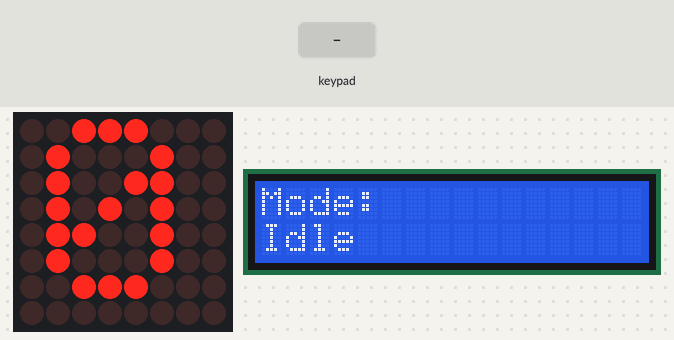
Simulated run of this sketch. Board: ESP32. On the bench: 8×8 LED matrix, 16×2 character LCD. Inputs (shaded band) come from the test bench. WiFi joins after 1.5 s; servers stay silent unless stated; random numbers use the default seed unless the sketch sets one; no MQTT or app messages arrive unless stated; what the sketch prints to the serial monitor is not drawn.

Above: at 1.3 s.
1.4 s: key 'D' pressed
At 1.8 s:
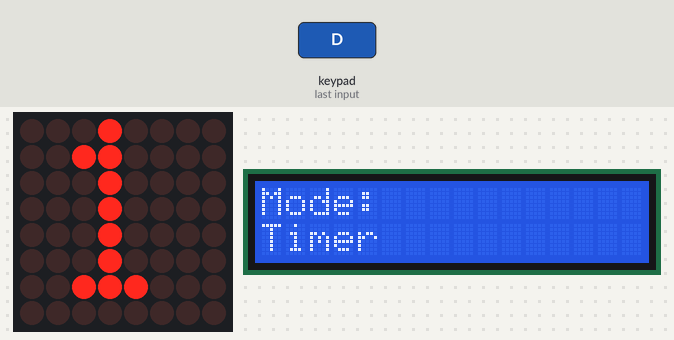
4.4 s: keypad keys 8 8 8 8 8 8 8 8 A pressed 0.4 s apart
At 9.0 s:
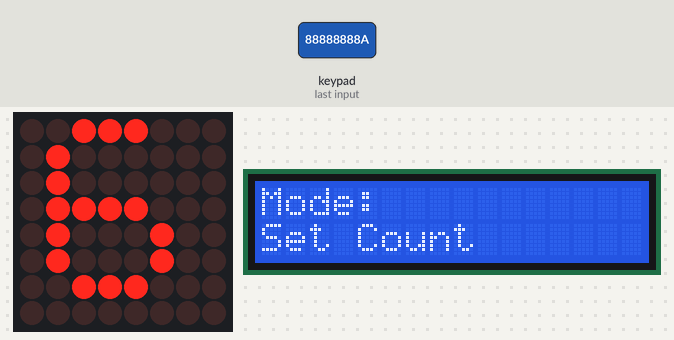
9.5 s: key 'B' pressed
At 10.2 s:
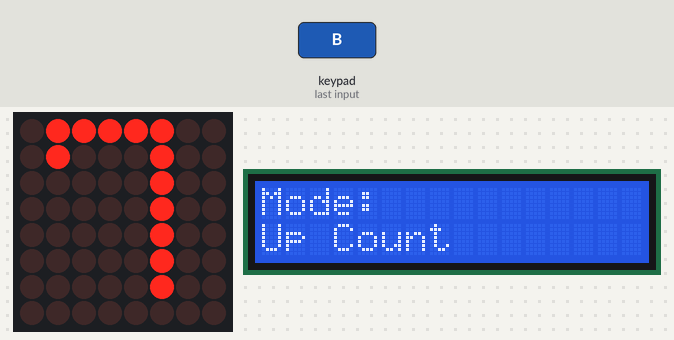
11.0 s: key 'C' pressed
At 11.6 s:
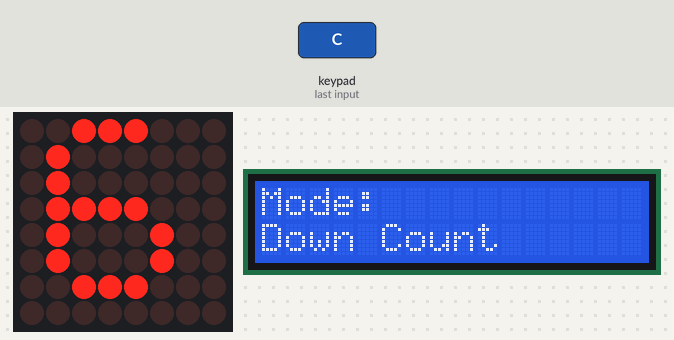
12.5 s: keypad keys 8 8 8 8 8 8 8 8 # pressed 0.4 s apart
At 13.5 s:
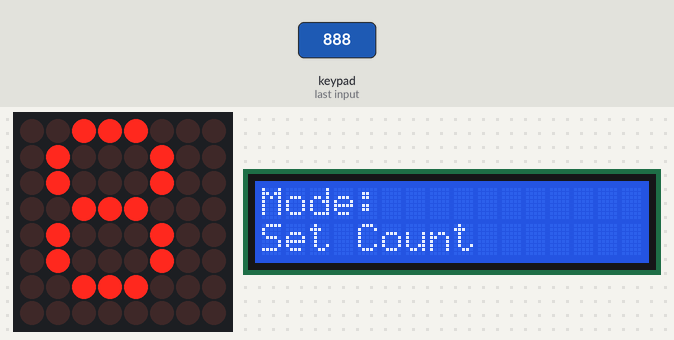
Timing chart, 0 to 15.5 s (numbered marks = the images above; inputs shaded):
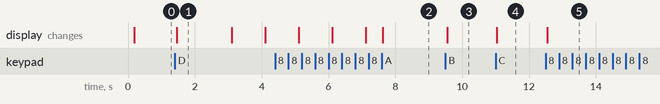

The sketch:

netrworksarduino1.ino
```cpp
#include <WiFi.h>
#include <PubSubClient.h>
#include <MD_Parola.h>
#include <MD_MAX72XX.h>
#include <SPI.h>
#include <Keypad.h>
#include <LiquidCrystal_I2C.h>
#include <ArduinoJson.h>

// Function declarations
void updateLCD(const char* msg);
void updateMatrix(int value);
void setup_wifi();
void mqtt_reconnect();
void callback(char* topic, byte* payload, unsigned int length);
void processCommand(char cmd);
void publishStatus();

// WiFi and MQTT settings
const char* ssid = "iPhone";  // Replace with your WiFi name
const char* password = "88888888";  // Replace with your WiFi password
const char* mqtt_server = "broker.hivemq.com";
const int mqtt_port = 1883;  // Raw MQTT port (not WebSocket)
const char* mqtt_client_id = "ESP32Client";

// MQTT Topics
const char* MQTT_TOPIC_COMMAND = "led/mode";
const char* MQTT_TOPIC_STATUS = "ledmatrix/status";

// Timing constants
const unsigned long WIFI_CHECK_INTERVAL = 2000;    // Check WiFi every 2 seconds
const unsigned long MQTT_CHECK_INTERVAL = 1000;    // Check MQTT every 1 second
const unsigned long STATUS_UPDATE_INTERVAL = 1000; // Send status every 1 second
const unsigned long COMMAND_TIMEOUT = 200;         // 200ms command debounce
const unsigned long WIFI_TIMEOUT = 20000;         // 20 second WiFi timeout
const unsigned long MQTT_TIMEOUT = 10000;         // 10 second MQTT timeout

// Global timing variables
unsigned long lastStatusUpdate = 0;
unsigned long lastWiFiCheck = 0;
unsigned long lastMQTTCheck = 0;
unsigned long lastCommandTime = 0;
String lastCommandId = "";

// Network clients
WiFiClient espClient;
PubSubClient client(espClient);

// LED Matrix configuration
#define HARDWARE_TYPE MD_MAX72XX::FC16_HW
#define MAX_DEVICES 1
#define CLK_PIN   18
#define DATA_PIN  23
#define CS_PIN    5
MD_Parola matrix = MD_Parola(HARDWARE_TYPE, DATA_PIN, CLK_PIN, CS_PIN, MAX_DEVICES);

// LCD configuration
LiquidCrystal_I2C lcd(0x27, 16, 2);

// Keypad configuration
char keys[4][4] = {
    {'1', '2', '3', 'A'},
    {'4', '5', '6', 'B'},
    {'7', '8', '9', 'C'},
    {'*', '0', '#', 'D'}
};
byte rowPins[4] = {13, 12, 14, 27};
byte colPins[4] = {26, 25, 33, 32};
Keypad keypad = Keypad(makeKeymap(keys), rowPins, colPins, 4, 4);

// Mode enumeration and state variables
enum Mode {MODE_IDLE, MODE_SET, MODE_UP, MODE_DOWN, MODE_TIMER};
Mode currentMode = MODE_IDLE;
int currentDigit = 0;
bool waitingForSetDigit = false;
unsigned long lastUpdate = 0;
bool stateChanged = false;

// Function to update LCD display
void updateLCD(const char* msg) {
    lcd.clear();
    lcd.setCursor(0, 0);
    lcd.print("Mode:");
    lcd.setCursor(0, 1);
    lcd.print(msg);
}

// Function to update LED Matrix
void updateMatrix(int value) {
    matrix.displayClear();
    matrix.print(value);
    matrix.displayAnimate();
}

// Non-blocking WiFi connection
void setup_wifi() {
    static unsigned long lastAttempt = 0;
    static bool connecting = false;
    static int retryCount = 0;

    // If we're connected, periodically verify the connection is still good
    if (WiFi.status() == WL_CONNECTED) {
        if (millis() - lastAttempt >= WIFI_CHECK_INTERVAL) {
            lastAttempt = millis();
            Serial.print("WiFi still connected. IP: ");
            Serial.print(WiFi.localIP());
            Serial.print(" RSSI: ");
            Serial.println(WiFi.RSSI());
        }
        return;
    }

    // Not connected, attempt to connect
    if (!connecting) {
        Serial.println("\n=== Starting WiFi connection ===");
        Serial.print("Connecting to: ");
        Serial.println(ssid);

        WiFi.disconnect(true);  // Disconnect and clear saved credentials
        delay(1000);
        WiFi.mode(WIFI_STA);    // Set station mode
        delay(100);
        WiFi.begin(ssid, password);
        connecting = true;
        lastAttempt = millis();
        retryCount = 0;
        return;
    }

    // Check connection progress
    if (millis() - lastAttempt >= 500) {  // Check every 500ms
        lastAttempt = millis();

        switch (WiFi.status()) {
            case WL_CONNECTED:
                Serial.println("\n=== WiFi Connected Successfully ===");
                Serial.print("IP address: ");
                Serial.println(WiFi.localIP());
                Serial.print("Signal strength (RSSI): ");
                Serial.print(WiFi.RSSI());
                Serial.println(" dBm");
                connecting = false;
                retryCount = 0;
                break;

            case WL_CONNECT_FAILED:
                Serial.println("Connection failed! Please check credentials.");
                connecting = false;
                break;

            case WL_NO_SSID_AVAIL:
                Serial.println("Network not found! Please check SSID.");
                connecting = false;
                break;

            default:
                if (millis() - lastAttempt > WIFI_TIMEOUT) {
                    Serial.println("\nWiFi connection timeout!");
                    Serial.print("Retry count: ");
                    Serial.println(++retryCount);

                    if (retryCount >= 3) {
                        Serial.println("Multiple failures. Resetting WiFi...");
                        WiFi.disconnect(true);  // Disconnect and clear saved credentials
                        delay(1000);
                        ESP.restart();  // Restart the ESP32
                        return;
                    }

                    connecting = false;
                } else {
                    Serial.print(".");  // Show connection progress
                }
                break;
        }
    }
}

// Non-blocking MQTT reconnection
void mqtt_reconnect() {
    if (client.connected()) {
        static unsigned long lastPing = 0;
        if (millis() - lastPing >= 30000) {  // Ping every 30 seconds
            lastPing = millis();
            if (!client.publish(MQTT_TOPIC_STATUS, "ping", false)) {
                Serial.println("MQTT ping failed!");
                client.disconnect();
            }
        }
        return;
    }

    static unsigned long lastAttempt = 0;
    static int retryCount = 0;

    if (millis() - lastAttempt < MQTT_CHECK_INTERVAL) return;

    lastAttempt = millis();
    Serial.println("\n=== Attempting MQTT connection ===");
    Serial.print("Server: ");
    Serial.print(mqtt_server);
    Serial.print(":");
    Serial.println(mqtt_port);

    // Generate a unique client ID
    String clientId = "ESP32Client-";
    clientId += String(random(0xffff), HEX);

    if (client.connect(clientId.c_str())) {
        Serial.println("MQTT connected successfully");
        Serial.print("Client ID: ");
        Serial.println(clientId);

        // Subscribe to command topic with QoS 1
        if (client.subscribe(MQTT_TOPIC_COMMAND, 1)) {
            Serial.println("Subscribed to led/mode");
        } else {
            Serial.println("Failed to subscribe!");
        }

        // Publish initial status
        publishStatus();
        retryCount = 0;
    } else {
        Serial.print("MQTT connection failed, rc=");
        Serial.print(client.state());
        Serial.print(" try=");
        Serial.println(++retryCount);

        if (retryCount >= 5) {
            Serial.println("Too many MQTT failures, restarting...");
            ESP.restart();
        }
    }
}

// Process incoming commands
void processCommand(char cmd) {
    // Debounce commands
    unsigned long currentTime = millis();
    if (currentTime - lastCommandTime < COMMAND_TIMEOUT) {
        Serial.println("Command debounced");
        return;
    }
    lastCommandTime = currentTime;

    Serial.print("Processing command: ");
    Serial.println(cmd);

    switch (cmd) {
        case 'A':
            currentMode = MODE_SET;
            waitingForSetDigit = true;
            updateLCD("Set Count");
            break;
        case 'B':
            currentMode = MODE_UP;
            currentDigit = (currentDigit + 1) % 10;
            updateMatrix(currentDigit);
            updateLCD("Up Count");
            break;
        case 'C':
            currentMode = MODE_DOWN;
            if (currentDigit == 0) {
                currentDigit = 9;
            } else {
                currentDigit = currentDigit - 1;
            }
            updateMatrix(currentDigit);
            updateLCD("Down Count");
            break;
        case 'D':
            currentMode = MODE_TIMER;
            currentDigit = 0;
            lastUpdate = millis();
            updateLCD("Timer");
            updateMatrix(currentDigit);
            break;
        case 'S':  // Stop command
            currentMode = MODE_IDLE;
            updateLCD("Idle");
            break;
        default:
            if (waitingForSetDigit && isDigit(cmd)) {
                currentDigit = cmd - '0';
                updateMatrix(currentDigit);
                waitingForSetDigit = false;
                updateLCD("Set Count");
                currentMode = MODE_IDLE;
            }
            break;
    }
    stateChanged = true;
}

// MQTT callback for incoming messages
void callback(char* topic, byte* payload, unsigned int length) {
    String message = "";
    for (int i = 0; i < length; i++) {
        message += (char)payload[i];
    }

    Serial.print("Received message: ");
    Serial.println(message);

    StaticJsonDocument<200> doc;
    DeserializationError error = deserializeJson(doc, message);

    if (error) {
        Serial.print("deserializeJson() failed: ");
        Serial.println(error.c_str());
        return;
    }

    // Check for duplicate command using ID
    const char* commandId = doc["id"];
    if (commandId && String(commandId) == lastCommandId) {
        Serial.println("Duplicate command ignored");
        return;
    }
    if (commandId) {
        lastCommandId = String(commandId);
    }

    const char* command = doc["command"];
    if (!command) return;

    if (strcmp(command, "status") == 0) {
        publishStatus();
        return;
    }

    if (strcmp(command, "stop") == 0) {
        processCommand('S');
        return;
    }

    processCommand(command[0]);
}

// Publish status to MQTT
void publishStatus() {
    if (!client.connected()) return;

    StaticJsonDocument<200> doc;
    doc["status"] = "online";
    doc["ip"] = WiFi.localIP().toString();
    doc["mode"] = currentMode;
    doc["count"] = currentDigit;
    doc["timer_active"] = (currentMode == MODE_TIMER);
    doc["timestamp"] = millis();
    doc["rssi"] = WiFi.RSSI();

    char buffer[200];
    serializeJson(doc, buffer);

    Serial.print("Publishing status: ");
    Serial.println(buffer);

    if (!client.publish(MQTT_TOPIC_STATUS, buffer, true)) {
        Serial.println("Failed to publish status!");
    }
    stateChanged = false;
}

void setup() {
    // Initialize Serial for debugging
    Serial.begin(115200);
    while (!Serial) delay(100);  // Wait for Serial to be ready

    Serial.println("\n=== ESP32 LED Matrix Controller Starting ===");
    Serial.print("WiFi SSID: ");
    Serial.println(ssid);
    Serial.print("MQTT Server: ");
    Serial.print(mqtt_server);
    Serial.print(":");
    Serial.println(mqtt_port);

    // Initialize LED Matrix
    matrix.begin();
    matrix.setIntensity(5);
    matrix.displayClear();
    matrix.displayText("0", PA_CENTER, 100, 0, PA_PRINT, PA_NO_EFFECT);
    Serial.println("LED Matrix initialized");

    // Initialize LCD
    lcd.begin();
    lcd.backlight();
    updateLCD("Idle");
    Serial.println("LCD initialized");

    // Initialize WiFi
    WiFi.mode(WIFI_STA);
    WiFi.disconnect(true);
    delay(100);

    // Configure MQTT
    client.setServer(mqtt_server, mqtt_port);
    client.setCallback(callback);
    client.setKeepAlive(60);

    // Set keypad to be non-blocking
    keypad.setDebounceTime(50);
    keypad.setHoldTime(500);

    Serial.println("Setup complete. Starting main loop...");
}

void loop() {
    unsigned long currentMillis = millis();

    // Non-blocking network maintenance
    if (currentMillis - lastWiFiCheck >= WIFI_CHECK_INTERVAL) {
        setup_wifi();
        lastWiFiCheck = currentMillis;
    }

    if (WiFi.status() == WL_CONNECTED && currentMillis - lastMQTTCheck >= MQTT_CHECK_INTERVAL) {
        mqtt_reconnect();
        lastMQTTCheck = currentMillis;
    }

    if (client.connected()) {
        client.loop();
    }

    // Handle keypad input
    char key = keypad.getKey();
    if (key) {
        processCommand(key);
    }

    // Timer mode updates
    if (currentMode == MODE_TIMER) {
        if (currentMillis - lastUpdate >= 1000) {
            lastUpdate = currentMillis;
            currentDigit++;
            if (currentDigit > 9) {
                currentDigit = 0;
                currentMode = MODE_IDLE;
                updateLCD("Idle");
            }
            updateMatrix(currentDigit);
            stateChanged = true;
        }
    }

    // Status updates
    if ((stateChanged || currentMillis - lastStatusUpdate >= STATUS_UPDATE_INTERVAL) && client.connected()) {
        publishStatus();
        lastStatusUpdate = currentMillis;
    }

    // Update matrix display
    matrix.displayAnimate();

    // Small delay to prevent CPU hogging
    delay(1);
}
```

Measured:
- after the input at 1.4 s, the display: changes after 0.06 s (image 1)
- after the input at 9.5 s, the display: changes after 0.05 s (image 3)
- after the input at 11.0 s, the display: changes at once (image 4)
- after the input at 12.5 s, the display: changes after 0.05 s (image 5)
- what the display in image 1 shows lasts 1.6 s, from 1.5 s to 3.1 s
